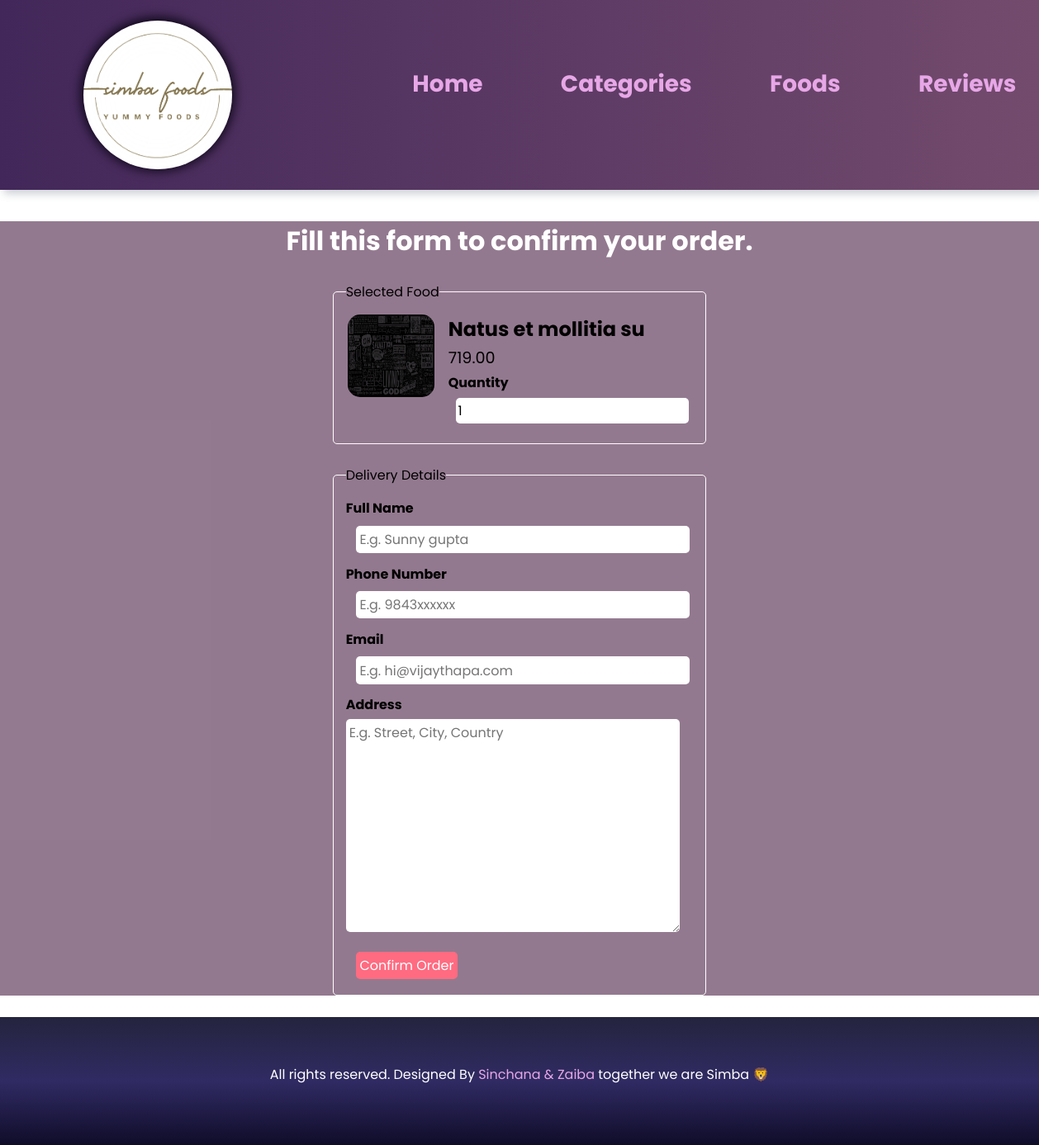
Page /order.php?food_id=34 on the earlier database version.
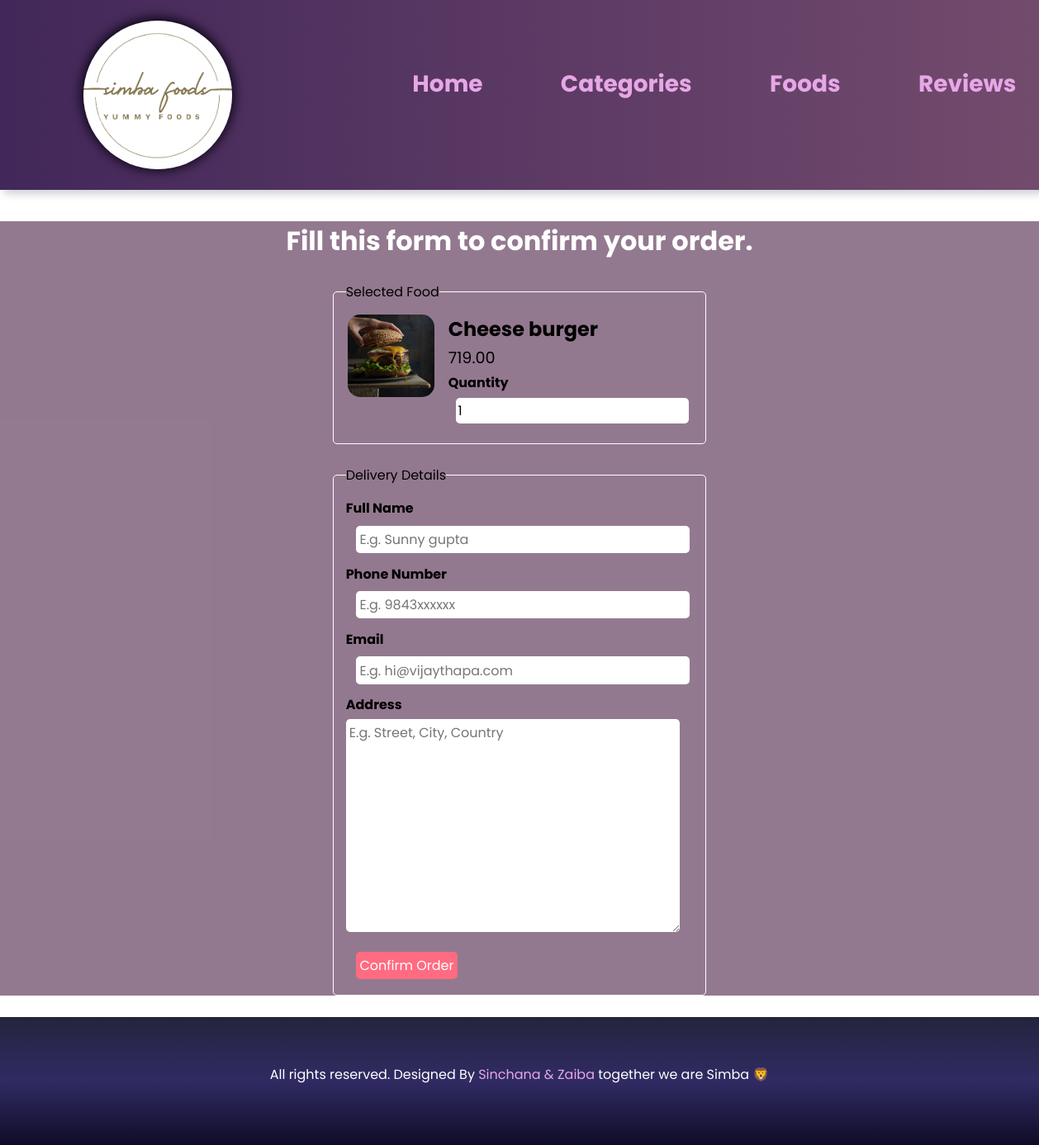
Same page on the later database version.
### tables this page shows
CREATE TABLE `tbl_food` (
  `id` int(10) UNSIGNED NOT NULL,
  `title` varchar(150) NOT NULL,
  `description` text NOT NULL,
  `price` decimal(10,2) NOT NULL,
  `image_name` varchar(255) NOT NULL,
  `category_id` int(11) NOT NULL,
  `featured` varchar(10) NOT NULL,
  `active` varchar(10) NOT NULL
);

### order.php (the view, shortened to what this page needs)
<?php include('partials-front/menu.php') ?>
<?php
    if(isset($_GET['food_id'])){
        $food_id = $_GET['food_id'];
        $sql = "SELECT * FROM tbl_food WHERE id=$food_id";
        $res = mysqli_query($conn,$sql);
        if($res==true){
            $count = mysqli_num_rows($res);
            if($count == 1){
                $row = mysqli_fetch_assoc($res);
                $title = $row['title'];
                $price = $row['price'];
                $image_name = $row['image_name'];
            }
        }
    }
    else{
        header('location:'.SITEURL);
    }
?>
    <section class="food-search-order">
        <div class="container">
            <h2 class="text-center text-white">Fill this form to confirm your order.</h2>
            <form action="" method="POST" class="order">
                <fieldset>
                    <legend>Selected Food</legend>
                    <div class="food-menu-img">
                        <?php
                            if($image_name != ""){
                                ?>
                                    <img src="<?php SITEURL ;?>images/food/<?php echo $image_name ;?>" alt="Chicke Hawain Pizza" class="img-responsive img-curve" width="100px" height="100px">
                                <?php
                            }
                            else{
                                echo "<div class='failure text-center text-position'>Image Not Available.</div>";
                            }
                        ?>
                    </div>
                    <div class="food-menu-desc">
                        <h3><?php echo $title ;?></h3>
                        <p class="food-price"><?php echo $price ;?></p>
                        <div class="order-label">Quantity</div>
                        <input type="number" name="qty" class="input-responsive" value="1" required>
                    </div>
                </fieldset>
                <fieldset>
                    <legend>Delivery Details</legend>
                    <div class="order-label">Full Name</div>
                    <input type="text" name="customer-name" placeholder="E.g. Sunny gupta" class="input-responsive" required>
                    <div class="order-label">Phone Number</div>
                    <input type="tel" name="contact" placeholder="E.g. 9843xxxxxx" class="input-responsive" required>
                    <div class="order-label">Email</div>
                    <input type="email" name="email" placeholder="E.g. hi@vijaythapa.com" class="input-responsive" required>
                    <div class="order-label">Address</div>
                    <textarea name="address" rows="10" placeholder="E.g. Street, City, Country" class="input-responsive" required></textarea>
                    <input type="submit" name="submit" value="Confirm Order" class="btn btn-primary">
                </fieldset>
            </form>
        </div>
    </section>
<?php include('partials-front/footer.php') ?>

Differences in the rows shown:
changed tbl_food: image_name: a different picture; title "Natus et mollitia su" → "Cheese burger"
